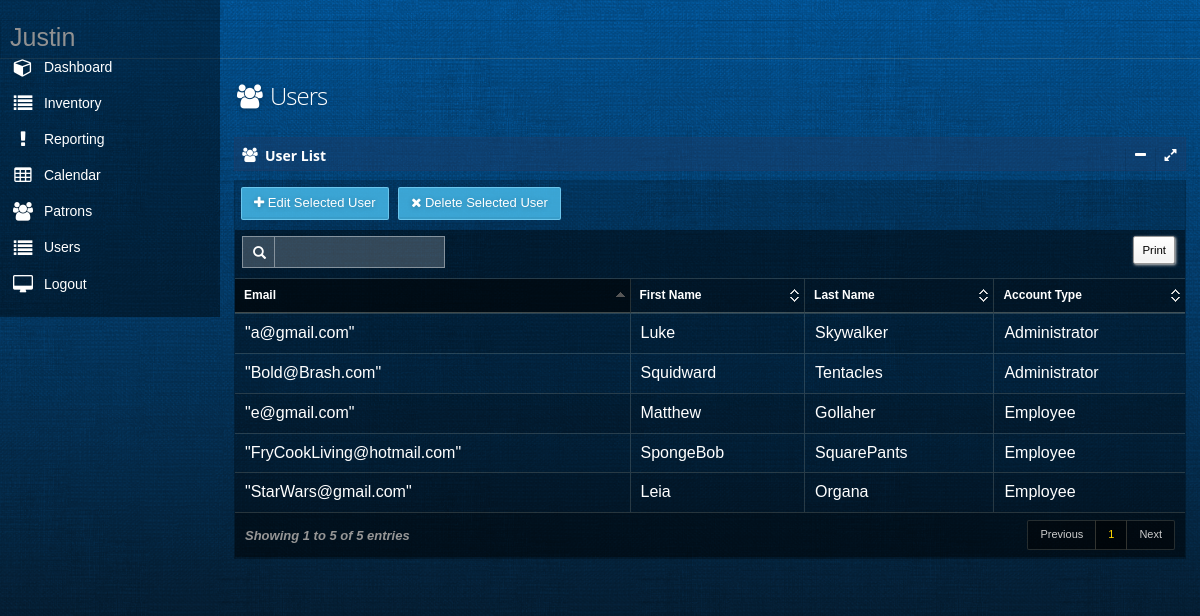
The page /userViewMaster (signed in) on the database its author committed.
### tables this page shows
CREATE TABLE "User" (
	`Email`	TEXT NOT NULL UNIQUE,
	`Password`	TEXT NOT NULL,
	`AccountType`	TEXT NOT NULL,
	`FirstName`	TEXT NOT NULL,
	`LastName`	TEXT NOT NULL,
	PRIMARY KEY(`Email`)
);

### app.py (the view)
@app.route('/userViewMaster')
def userViewMaster():
    return userViewModule.userViewMaster()

### databaseFunctions.py (called while the page is built)
def getAllEmployeeAdminUserEmails():
    with engine.connect() as connection:
        sqlText = text("SELECT Email FROM User WHERE(AccountType = 'Employee' OR AccountType = 'Administrator') ORDER by LastName, FirstName, Email")
        result = engine.execute(sqlText)
        emails = []
        for row in result:
            emails.append(row[0])
        if not emails:
            return None
        else:
            return emails

def getAllEmployeeAdminUserFirstNames():
    with engine.connect() as connection:
        sqlText = text("SELECT FirstName FROM User WHERE(AccountType = 'Employee' OR AccountType = 'Administrator') ORDER by LastName, FirstName, Email")
        result = engine.execute(sqlText)
        firstNames = []
        for row in result:
            firstNames.append(row[0])
        if not firstNames:
            return None
        else:
            return firstNames

def getAllEmployeeAdminUserLastNames():
    with engine.connect() as connection:
        sqlText = text("SELECT LastName FROM User WHERE(AccountType = 'Employee' OR AccountType = 'Administrator') ORDER by LastName, FirstName, Email")
        result = engine.execute(sqlText)
        lastNames = []
        for row in result:
            lastNames.append(row[0])
        if not lastNames:
            return None
        else:
            return lastNames

def getAllEmployeeAdminUserAccountTypes():
    with engine.connect() as connection:
        sqlText = text("SELECT AccountType FROM User WHERE (AccountType = 'Employee' OR AccountType = 'Administrator') ORDER by LastName, FirstName, Email")
        result = engine.execute(sqlText)
        accountTypes = []
        for row in result:
            accountTypes.append(row[0])
        if not accountTypes:
            return None
        else:
            return accountTypes

### templates/userViewManager.html (shortened to what this page needs)
﻿{% extends "layout.html" %}
{% block body %}
<div id="main" role="main">
    <div id="content">
        <div class="row">
            <div class="col-xs-12 col-sm-7 col-md-7 col-lg-4">
                <h1 class="page-title txt-color-blueDark">
                    <i class="fa-fw fa fa-users"></i>
                    Users
                </h1>
            </div>
        </div>
        <section id="widget-grid" class="">
            <div class="row">
                <article class="col-xs-12 col-sm-12 col-md-12 col-lg-12">
                    <div class="jarviswidget jarviswidget-color-blueDark" id="wid-id-1" data-widget-editbutton="false" data-widget-colorbutton="false" data-widget-deletebutton="false">
                        <header style="padding-top:10px">
                            <span class="widget-icon"> <i class="fa fa-users"></i> </span>
                            <h2 style="line-height:15px"><strong>User List</strong></h2>
                        </header>
                        <div>
                            <div class="widget-body no-padding">
                                <div style="padding-bottom:10px; padding-right: 5px; padding-top: 7px;">
                                    <button class="btn btn-primary" id="editUser" style="margin-left:6px;" data-target="#editModal">
                                        <i class="fa fa-plus"></i> <span class="hidden-mobile">Edit Selected User</span>
                                    </button>
                                    <button class="btn btn-primary" style="margin-left:6px;" id="deleteButton">
                                        <i class="fa fa-times"></i> <span class="hidden-mobile">Delete Selected User</span>
                                    </button>
                                </div>
                                <table id="datatable" class="table table-striped table-bordered table-hover">
                                    <thead>
                                        <tr>
                                            <th>Email</th>
                                            <th>First Name</th>
                                            <th>Last Name</th=>
                                            <th>Account Type</th>
                                        </tr>
                                    </thead>
                                    <tbody>
                                        {% for row in userTable %}
                                        <tr id="tr">
                                            <td>{{ row['email']|tojson|safe }}</td>
                                            <td>{{ row['firstName'] }}</td>
                                            <td>{{ row['lastName'] }}</td>
                                            <td>{{ row['accountType'] }}</td>
                                        </tr>
                                        {% endfor %}
                                    </tbody>
                                </table>
                            </div>
                        </div>
                    </div>
                </article>
            </div>
        </section>
    </div>
</div>
    {% endblock %}

### static/css/styles.css (style rules this page uses)
body { width:100%; height:100% }

### static/css/signature-pad.css (style rules this page uses)
body { font-family: Helvetica, Sans-Serif; -moz-user-select: none; -webkit-user-select: none; -ms-user-select: none; }

### rows shown on the page
User: email|tojson "\"e@gmail.com\"", firstName "Matthew", lastName "Gollaher", accountType "Employee"
User: email|tojson "\"StarWars@gmail.com\"", firstName "Leia", lastName "Organa", accountType "Employee"
User: email|tojson "\"a@gmail.com\"", firstName "Luke", lastName "Skywalker", accountType "Administrator"
User: email|tojson "\"FryCookLiving@hotmail.com\"", firstName "SpongeBob", lastName "SquarePants", accountType "Employee"
User: email|tojson "\"Bold@Brash.com\"", firstName "Squidward", lastName "Tentacles", accountType "Administrator"

### other values the page prints
{{ session['currentUserFirstName'] }} "Justin"
